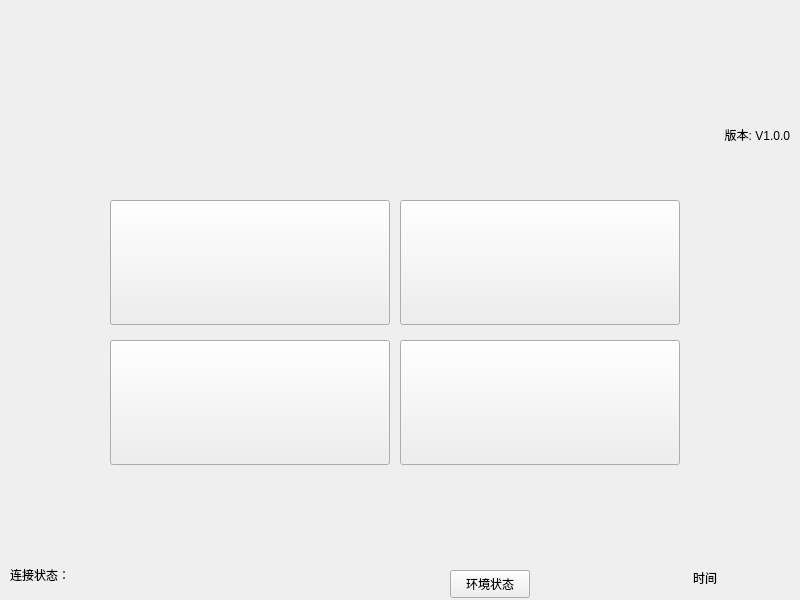
<?xml version="1.0" encoding="UTF-8"?>
<ui version="4.0">
 <class>MainWindow</class>
 <widget class="QMainWindow" name="MainWindow">
  <property name="geometry">
   <rect>
    <x>0</x>
    <y>0</y>
    <width>800</width>
    <height>600</height>
   </rect>
  </property>
  <property name="windowTitle">
   <string>MainWindow</string>
  </property>
  <property name="styleSheet">
   <string notr="true"/>
  </property>
  <widget class="QWidget" name="centralWidget">
   <widget class="QPushButton" name="outputBtn">
    <property name="geometry">
     <rect>
      <x>110</x>
      <y>340</y>
      <width>280</width>
      <height>125</height>
     </rect>
    </property>
    <property name="styleSheet">
     <string notr="true">border-image: url(:/image/unit.jpg);</string>
    </property>
    <property name="text">
     <string/>
    </property>
   </widget>
   <widget class="QPushButton" name="totalBtn">
    <property name="geometry">
     <rect>
      <x>110</x>
      <y>200</y>
      <width>280</width>
      <height>125</height>
     </rect>
    </property>
    <property name="styleSheet">
     <string notr="true">border-image: url(:/image/elec.jpg);</string>
    </property>
    <property name="text">
     <string/>
    </property>
   </widget>
   <widget class="QPushButton" name="thresholdBtn">
    <property name="geometry">
     <rect>
      <x>400</x>
      <y>200</y>
      <width>280</width>
      <height>125</height>
     </rect>
    </property>
    <property name="styleSheet">
     <string notr="true">border-image: url(:/image/set.jpg);</string>
    </property>
    <property name="text">
     <string/>
    </property>
   </widget>
   <widget class="QPushButton" name="envBtn">
    <property name="geometry">
     <rect>
      <x>450</x>
      <y>570</y>
      <width>80</width>
      <height>28</height>
     </rect>
    </property>
    <property name="text">
     <string>环境状态</string>
    </property>
   </widget>
   <widget class="QPushButton" name="logBtn">
    <property name="geometry">
     <rect>
      <x>400</x>
      <y>340</y>
      <width>280</width>
      <height>125</height>
     </rect>
    </property>
    <property name="styleSheet">
     <string notr="true">border-image: url(:/image/log.jpg);</string>
    </property>
    <property name="text">
     <string/>
    </property>
   </widget>
   <widget class="QLabel" name="statusLab">
    <property name="geometry">
     <rect>
      <x>10</x>
      <y>560</y>
      <width>450</width>
      <height>30</height>
     </rect>
    </property>
    <property name="text">
     <string>连接状态：</string>
    </property>
   </widget>
   <widget class="QPushButton" name="timeBtn">
    <property name="geometry">
     <rect>
      <x>610</x>
      <y>560</y>
      <width>190</width>
      <height>35</height>
     </rect>
    </property>
    <property name="focusPolicy">
     <enum>Qt::NoFocus</enum>
    </property>
    <property name="text">
     <string>时间</string>
    </property>
    <property name="default">
     <bool>false</bool>
    </property>
    <property name="flat">
     <bool>true</bool>
    </property>
   </widget>
   <widget class="QLabel" name="label_2">
    <property name="geometry">
     <rect>
      <x>670</x>
      <y>120</y>
      <width>120</width>
      <height>30</height>
     </rect>
    </property>
    <property name="text">
     <string>版本: V1.0.0</string>
    </property>
    <property name="alignment">
     <set>Qt::AlignRight|Qt::AlignTrailing|Qt::AlignVCenter</set>
    </property>
   </widget>
   <widget class="QWidget" name="widget" native="true">
    <property name="geometry">
     <rect>
      <x>0</x>
      <y>0</y>
      <width>800</width>
      <height>111</height>
     </rect>
    </property>
    <property name="styleSheet">
     <string notr="true">border-image: url(:/image/title_back.jpg);</string>
    </property>
   </widget>
  </widget>
 </widget>
 <layoutdefault spacing="6" margin="11"/>
 <resources/>
 <connections/>
</ui>
